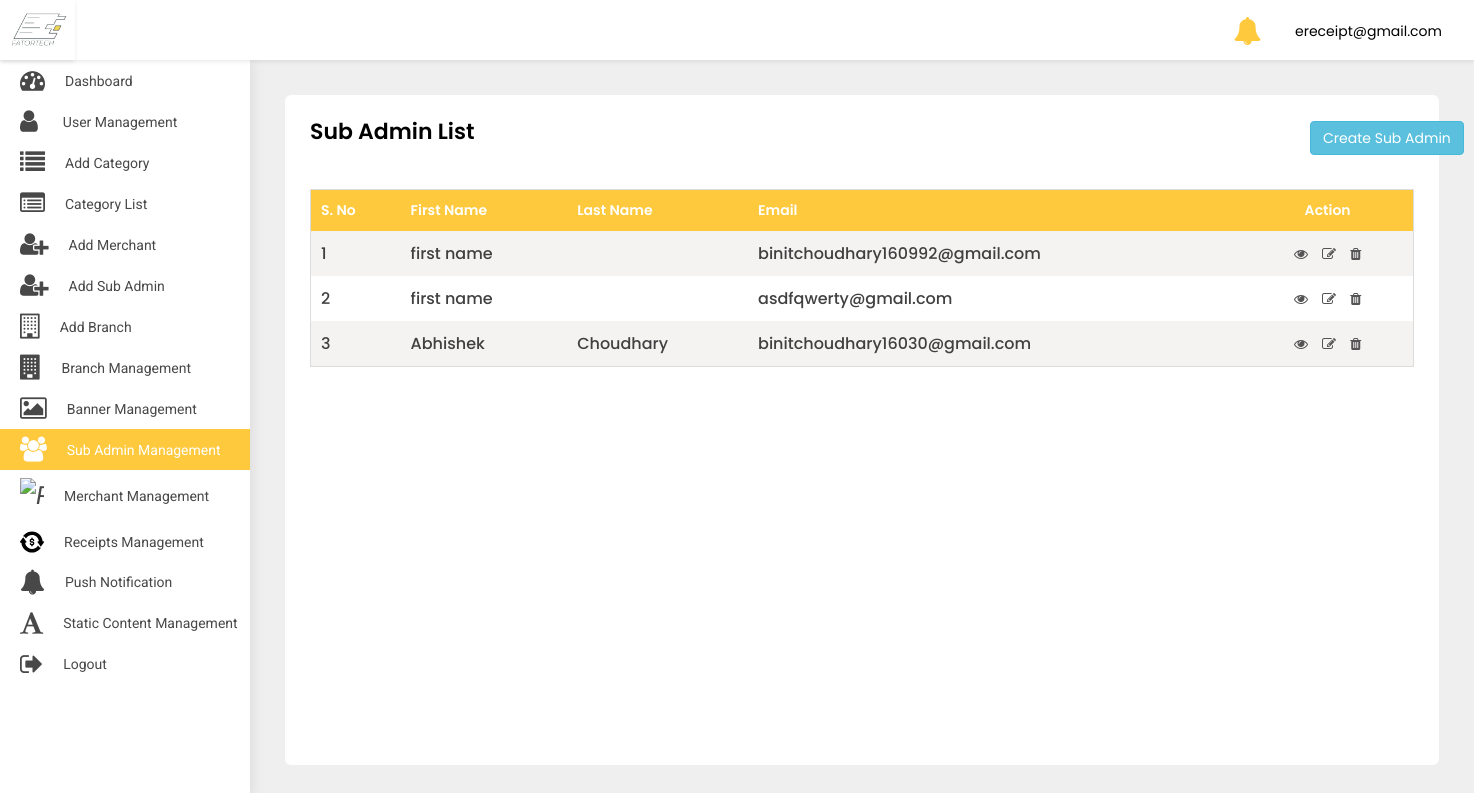
Page /adminpanel/sub-admin-list/ (signed in) on the committed database.
### src/models.py (models this page shows)
class User(AbstractBaseUser, PermissionsMixin):
    first_name = models.CharField(default='first name', max_length=100)
    last_name = models.CharField(default='', max_length=100, null=True, blank=True)
    email = models.CharField(default='', max_length=255, unique=True)
    country_code = models.CharField(default='+91', max_length=10)
    phone_number = models.CharField(default='', max_length=18)
    profile_pic = models.ImageField(default='default_profile.png', null=True, blank=True)
    device_token = models.CharField(default='', max_length=500, null=True, blank=True)
    password = models.CharField(default='', max_length=100)
    confirm_password = models.CharField(default='', max_length=100)
    is_merchant = models.BooleanField(default=False)
    is_subadmin = models.BooleanField(default=False)
    created_at = models.DateTimeField(auto_now_add=True)
    is_active = models.BooleanField(default=True)
    is_staff = models.BooleanField(default=False)
    can_manage_merchant = models.BooleanField(default=False)
    can_manage_category = models.BooleanField(default=False)
    can_manage_branch = models.BooleanField(default=False)
    can_manage_receipts = models.BooleanField(default=False)
    can_manage_dashboard = models.BooleanField(default=False)
    objects = UserManager()
    USERNAME_FIELD = 'email'
    class Meta:
        ordering = ('-created_at',)

### adminpanel/views.py (the view)
# urls.py: path('sub-admin-list/', SubAdminList.as_view(), name='sub-admin-list'),
class SubAdminList(LoginRequiredMixin, ListView):
    login_url = 'adminpanel:login'
    model = User
    template_name = 'sub-admin-list.html'
    def get(self, request, *args, **kwargs):
        user = User.objects.filter(is_subadmin=True)
        return render(self.request, 'sub-admin-list.html', {'object_list': user})

### adminpanel/templates/sub-admin-list.html (shortened to what this page needs)
{% extends 'base-ereceipt.html' %}
{% block body %}
<div class="WrapperArea">
    <div class="WrapperBox">
        <div class="Small-Wrapper">
            <h4 class="Title">Sub Admin List</h4>
            <a href="{% url 'adminpanel:add-sub-admin' %}" class="btn btn-info" style="margin-left:1000px;margin-top:-38px;">Create Sub Admin</a>
            <div class="TableList">
                <div class="dragscroll">
                    <table>
                        <thead>
                        <tr>
                            <th>S. No</th>
                            <th>First Name</th>
                            <th>Last Name</th>
                            <th>Email</th>
                            <th>Action</th>
                        </tr>
                        </thead>
                        <tbody>
                        {% for object in object_list %}
                        <tr>
                            <td>{{forloop.counter}}</td>
                            <td>{{object.first_name}}</td>
                            <td>{{object.last_name}}</td>
                            <td>{{object.email}}</td>
                            <td>
                                <a href="{% url 'adminpanel:sub-admin-detail' object.id %}"><i class="fa fa-eye"></i></a>
                                <a href="{% url 'adminpanel:update-sub-admin' object.id %}"><i class="fa fa-edit"></i></a>
                                <a href="{% url 'adminpanel:delete-sub-admin' object.id %}"><i class="fa fa-trash"></i></a>
                            </td>
                        </tr>
                        {% endfor %}
                        </tbody>
                    </table>
                </div>
            </div>
        </div>
    </div>
</div>
{% endblock body %}

### adminpanel/templates/base-ereceipt.html (shortened to what this page needs)
{% load static %}
<head>
    <link rel="stylesheet" type="text/css" href="{% static 'adminpanel/css/select2.min.min.css' %}">
    <link type="text/css" rel="stylesheet" href="{% static 'adminpanel/css/style.css' %}">
    <link rel="stylesheet" href="{% static 'adminpanel/css/media.css' %}">
    <link rel="stylesheet"
          href="https://cdnjs.cloudflare.com/ajax/libs/bootstrap-select/1.13.1/css/bootstrap-select.css"/>
</head>
<body>
<div class="Header">
    <div class="Logo">
        <img src="{% static 'adminpanel/images/logo.jpg' %}">
    </div>
    <div class="Navigation">
        {% if user.is_superuser %}
        <div class="header-notifications">
            <a href="{% url 'adminpanel:notification' %}">
                <i class="fa fa-bell fa-2x" aria-hidden="true"></i>
            </a>
        </div>
        {% endif %}
        {% if user.is_authenticated %}
        <div class="Avater">
            <a href="javascript:void(0);">
                {{user}} </a>
        </div>
        {% endif %}
    </div>
</div>
<div class="SidenavBar">
    <ul>
        {% if user.is_superuser %}
        <li class="nav-item nav-link {% if request.resolver_match.view_name  == 'adminpanel:dashboard' %}active{% endif %}">
            <a href="{% url 'adminpanel:dashboard'  %}">
                <span><i class="fa fa-tachometer"></i></span> Dashboard
            </a>
        </li>
        <li class="nav-item nav-link {% if request.resolver_match.view_name  == 'adminpanel:users-list' %}active{% endif %}">
            <a href="{% url 'adminpanel:users-list' %}">
                <span><i class="fa fa-user"></i></span> User Management
            </a>
        </li>
        <li class="nav-item nav-link {% if request.resolver_match.view_name  == 'adminpanel:category' %}active{% endif %}">
            <a href="{% url 'adminpanel:category' %}">
                <span><i class="fa fa-list"></i></span> Add Category
            </a>
        </li>
        <li class="nav-item nav-link {% if request.resolver_match.view_name  == 'adminpanel:category-list' %}active{% endif %}">
            <a href="{% url 'adminpanel:category-list' %}">
                <span><i class="fa fa-list-alt"></i></span>Category List
            </a>
        </li>
        <li class="nav-item nav-link {% if request.resolver_match.view_name  == 'adminpanel:add-merchant' %}active{% endif %}">
            <a href="{% url 'adminpanel:add-merchant' %}">
                <span><i class="fa fa-user-plus"></i></span> Add Merchant
            </a>
        </li>
        <li class="nav-item nav-link {% if request.resolver_match.view_name  == 'adminpanel:add-sub-admin' %}active{% endif %}">
            <a href="{% url 'adminpanel:add-sub-admin' %}">
                <span><i class="fa fa-user-plus"></i></span> Add Sub Admin
            </a>
        </li>
        <li class="nav-item nav-link {% if request.resolver_match.view_name  == 'adminpanel:add-branch' %}active{% endif %}">
            <a href="{% url 'adminpanel:add-branch' %}">
                <span><i class="fa fa-building-o"></i></span> Add Branch
            </a>
        </li>
        <li class="nav-item nav-link {% if request.resolver_match.view_name  == 'adminpanel:branch-list' %}active{% endif %}">
            <a href="{% url 'adminpanel:branch-list' %}">
                <span><i class="fa fa-building"></i></span>Branch Management
            </a>
        </li>
        <li class="nav-item nav-link {% if request.resolver_match.view_name  == 'adminpanel:banner-list' %}active{% endif %}">
            <a href="{% url 'adminpanel:banner-list' %}">
                <span><i class="fa fa-image"></i></span>Banner Management
            </a>
        </li>
        <li class="nav-item nav-link {% if request.resolver_match.view_name  == 'adminpanel:sub-admin-list' %}active{% endif %}">
            <a href="{% url 'adminpanel:sub-admin-list' %}">
                <span><i class="fa fa-users"></i></span>Sub Admin Management
            </a>
        </li>
        <li class="nav-item nav-link {% if request.resolver_match.view_name  == 'adminpanel:merchant-list' %}active{% endif %}">
            <a href="{% url 'adminpanel:merchant-list' %}">
                <span><i class="faImg"><img src="{% static 'adminpanel/images/profession.svg' %}" alt="paid"
                                            class="img-fluid"></i></span>
                <p>Merchant Management</p>
            </a>
        </li>
        <li class="nav-item nav-link {% if request.resolver_match.view_name  == 'adminpanel:receipt-list' %}active{% endif %}">
            <a href="{% url 'adminpanel:receipt-list' %}">
                <span><i class="faImg"><img src="{% static 'adminpanel/images/transaction.svg' %}" alt="paid"
                                            class="img-fluid"></i></span>
                <p>Receipts Management</p>
            </a>
        </li>
        <li class="nav-item nav-link {% if request.resolver_match.view_name  == 'adminpanel:send-notification' %}active{% endif %}">
            <a href="{% url 'adminpanel:send-notification' %}">
                <span><i class="fa fa-bell"></i></span>
                <p>Push Notification</p>
            </a>
        </li>
        <li class="nav-item nav-link {% if request.resolver_match.view_name  == 'adminpanel:static-content' %}active{% endif %}">
            <a href="{% url 'adminpanel:static-content' %}">
                <span><i class="fa fa-font"></i></span>
                <p>Static content Management</p>
            </a>
        </li>
        <li class="nav-item nav-link {% if request.resolver_match.view_name  == 'logout' %}active{% endif %}">
            <a href="{% url 'logout' %}">
                <span><i class="fa fa-sign-out"></i></span>
                <p>Logout</p>
            </a>
        </li>
        {% endif %}
    </ul>
</div>
{% block body %}
{% endblock body %}
</body>
</html>

### static/adminpanel/css/style.css (style rules this page uses)
body { margin: 0; padding: 0; font-family: 'Poppins', sans-serif !important; font-size: 13px; color: #3a3a3a; font-weight: 400; }
* { margin: 0px; padding: 0px; }
h1, h2, h3, h4, h5, h6, p { margin: 0; padding: 0; }
ul, li, ol { list-style-type: none; margin: 0; padding: 0; }
a { text-decoration: none; outline: none; }
img { border: 0; outline: none; max-width: 100%; }
table { width: 100%; }
p { margin: 0; padding: 0; }
.Header { box-shadow: 0 2px 4px rgba(0, 0, 0, .08); -webkit-box-shadow: 0 2px 4px rgba(0, 0, 0, .08); position: fixed; width: 100%; left: 0; top: 0; background-color: #fff; z-index: 99 }
.Header .Logo { width: 75px; text-align: center; padding: 5px 0; float: left; height: 60px; box-shadow: 0 2px 4px rgba(0, 0, 0, .08); }
.Header .Logo img { height: 100%; width: 100%; object-fit: cover; }
.Header .Navigation { transition: all 0.2s ease; margin-left: 235px; padding: 7px 3.2rem; width: calc(100% - 235px); text-align: right; height: 60px }
.Header .Navigation .Avater { margin: 5px 0 5px 30px; position: relative; display: inline-block }
.Header .Navigation .Avater a { display: flex; align-items: center; font-size: 14px; color: #000 }
.Header .Navigation .header-notifications { margin: 5px 0 5px 30px; position: relative; display: inline-block; top:5px; }
.Header .Navigation .header-notifications a { display: flex; align-items: center; font-size: 14px; color: #fec93d; }
.SidenavBar { height: calc(100% - 60px); position: fixed; width: 250px; top: 60px; padding: 0; overflow: auto; box-shadow: 0 0 15px rgba(0, 0, 0, .1); background-color: #fff; z-index: 2; transition: 0.2s all ease-in-out; }
.SidenavBar ul { margin: 0 }
.SidenavBar ul li { margin: 0 }
.SidenavBar ul li a { display: flex; cursor: pointer; padding: 8px 20px 8px 20px; transition: 0.2s all ease-in-out; color: #484848; font-family: "Roboto"; font-size: 14px; text-transform: capitalize; position: relative; align-items: center; overflow: hidden; white-space: nowrap; }
.SidenavBar ul li a span { font-size: 25px; margin-right: 20px; }
.SidenavBar ul li:nth-child(2) a span { margin-right: 25px; }
.SidenavBar ul li.active a, .SidenavBar ul li a:hover { background-color: #fec93d; color: #fff; }
.WrapperArea { margin-left: 250px; flex: 1 1 auto; display: flex; flex-direction: column; margin-top: 60px; transition: 0.2s all ease-in-out; background-color: #efefef; }
.WrapperArea .WrapperBox { padding: 35px; background-color: #efefef; min-height: calc(100vh - 60px) }
.Small-Wrapper { background-color: #fff; padding: 25px; border-radius: 6px; height: 100%; min-height: calc(100vh - 130px); }
h4.Title { margin: 0 0 15px; font-weight: 600; color: #000; text-transform: capitalize; font-size: 22px; display:inline-block; }
.TableList table { border: 1px solid #dcdcdc }
.TableList table tr:nth-child(odd) { background-color: #f5f2f2 }
.TableList table tr th, .TableList table tr td { padding: 10px 10px }
.TableList table tr th { background-color: #fec93d; font-weight: 600; text-transform: capitalize; color: #fff; font-size: 14px; background-image: url(../images/sorting.png); background-repeat: no-repeat; background-position: 96% 50% }
.TableList table tr td { font-weight: 500; color: #404040 }
.TableList table tr th:last-child, .TableList table tr td:last-child { text-align: center; min-width: 105px }
.TableList table tr td:last-child a { color: #545454; margin: 0 5px; font-size: 14px; display: inline-block }
.dragscroll { overflow: auto; }
.faImg { width: 24px !important; display: block; }
.TableList { margin-top:30px; }

### rows in the picture
User: email "ereceipt@gmail.com"
User: first_name "first name", email "binitchoudhary160992@gmail.com"
User: first_name "first name", email "asdfqwerty@gmail.com"
User: first_name "Abhishek", last_name "Choudhary", email "binitchoudhary16030@gmail.com"
